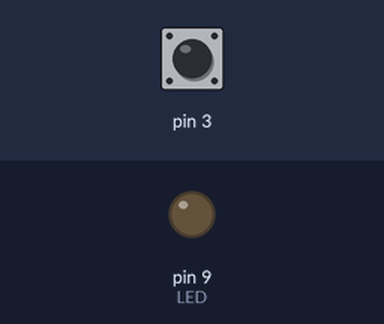
The sketch below on a simulated Arduino Uno, built with avr-gcc and run on an emulated ATmega328P. Parts: output pins drawn as LEDs (lit = HIGH). Dashed ring = blinking. Inputs (shaded band) come from the test bench; at power-on: pin 3 HIGH.

Above: at 1.2 s.
1.3 s: pin 3 pulled LOW for 1 s
At 1.56 s:
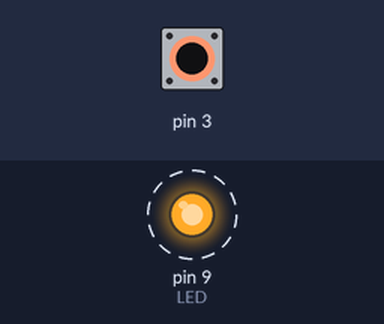
4.3 s: pin 3 pulled LOW for 3.2 s
At 7.8 s:
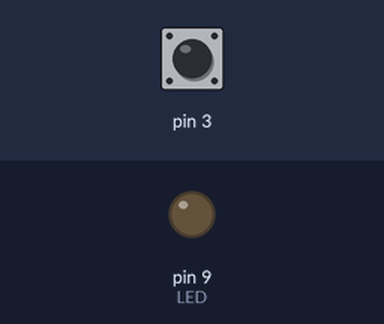
Timing chart, 0 to 9.3 s (numbered marks = the images above; inputs shaded):
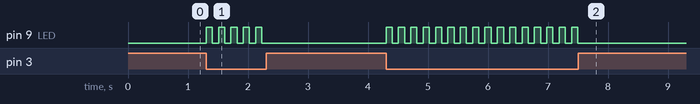

The sketch:

touch_lamp.ino
```cpp
#include <CapSense.h>

/*
 This uses Capacitive touch sensing to turn a lamp on and of
  * Use a 1M resistor between send pin and receive pin
  * Receive pin is the sensor pin
  *Above is from the original capsense example*
##### *I CHANGED in the library "CapSense.c"#######
 	CS_Timeout_Millis = (70 * (float)loopTimingFactor * (float)F_CPU) / 16000000;
	CS_AutocaL_Millis = 30000;
the smaller the timout the faster it will respond, the autocal time I wanted longer for my setup
   WAS 2,000 and 20,000
#########################################################
 */
int LED = 9 ; // LED used to visualize simulated button press, button for this ties to ground when pressed

CapSense   cs_4_6 = CapSense(2,3);        // 1M resistor between pins 2 and 3 (the name 'cs_4_6' is from the original capsense example and I'm lazy'

void setup()
{
//   Serial.begin(9600);   //debug
   pinMode(LED,OUTPUT);       //setup pin as an output
   digitalWrite(LED,LOW);    //pull pin low (lamp on) to start
}

void loop()
{
    long start = millis();
    long total2 =  cs_4_6.capSense(30);  //read the sense pins


/*  uncomment for debug
    Serial.print(millis() - start);        // check on performance in milliseconds
    Serial.print("\t");                    // tab character for debug windown spacing
    Serial.print(total2);                  // print sensor output 2
    Serial.print("\t");
    delay(1);                             // arbitrary delay to limit data to serial port
*/

if (total2 > 250){                          //determines if the sensor has been touched 250 was my minimum threshold, this will vary depending on material and size of sensor
 if(digitalRead(LED) == HIGH){          //if touched,is it off?
 digitalWrite (LED,LOW);               //if so, turns the lamp on
 delay (100);                          //wait 100ms before checking again
 }
 else if(digitalRead(LED) == LOW){    //if touched, is it already on?
 digitalWrite (LED,HIGH);             // if so, turns lamp off
 delay (100);                         //wait 100ms before checking again
 }
}
}
```

Measured:
- after the input at 1.3 s, pin 9 (LED): alternates HIGH for 0.10 s and LOW for 0.10 s, 10 changes in all, then stays LOW, starting at once
- after the input at 4.3 s, pin 9 (LED): alternates HIGH for 0.10 s and LOW for 0.10 s, 32 changes in all, then stays LOW, starting at once
